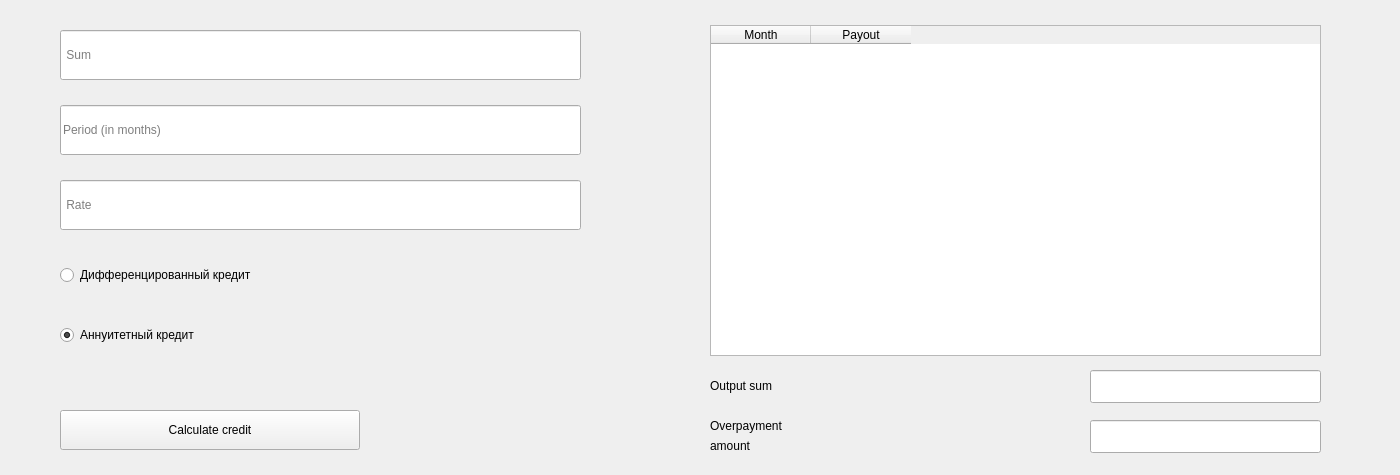
<?xml version="1.0" encoding="UTF-8"?>
<ui version="4.0">
 <class>FinanceCalculator</class>
 <widget class="QWidget" name="FinanceCalculator">
  <property name="geometry">
   <rect>
    <x>0</x>
    <y>0</y>
    <width>1400</width>
    <height>475</height>
   </rect>
  </property>
  <property name="windowTitle">
   <string>Form</string>
  </property>
  <widget class="QLabel" name="summ_6">
   <property name="geometry">
    <rect>
     <x>710</x>
     <y>370</y>
     <width>121</width>
     <height>31</height>
    </rect>
   </property>
   <property name="text">
    <string>Output sum</string>
   </property>
  </widget>
  <widget class="QLineEdit" name="input_period_credit">
   <property name="geometry">
    <rect>
     <x>60</x>
     <y>105</y>
     <width>521</width>
     <height>50</height>
    </rect>
   </property>
   <property name="placeholderText">
    <string>Period (in months)</string>
   </property>
  </widget>
  <widget class="QRadioButton" name="radioButton_a">
   <property name="geometry">
    <rect>
     <x>60</x>
     <y>325</y>
     <width>156</width>
     <height>20</height>
    </rect>
   </property>
   <property name="text">
    <string>Аннуитетный кредит</string>
   </property>
   <property name="checked">
    <bool>true</bool>
   </property>
  </widget>
  <widget class="QRadioButton" name="radioButton_d">
   <property name="geometry">
    <rect>
     <x>60</x>
     <y>265</y>
     <width>217</width>
     <height>20</height>
    </rect>
   </property>
   <property name="text">
    <string>Дифференцированный кредит</string>
   </property>
  </widget>
  <widget class="QLineEdit" name="output_overpayment_credit">
   <property name="enabled">
    <bool>true</bool>
   </property>
   <property name="geometry">
    <rect>
     <x>1090</x>
     <y>420</y>
     <width>231</width>
     <height>33</height>
    </rect>
   </property>
   <property name="frame">
    <bool>true</bool>
   </property>
   <property name="dragEnabled">
    <bool>false</bool>
   </property>
   <property name="readOnly">
    <bool>true</bool>
   </property>
  </widget>
  <widget class="QLineEdit" name="output_sum_credit">
   <property name="enabled">
    <bool>true</bool>
   </property>
   <property name="geometry">
    <rect>
     <x>1090</x>
     <y>370</y>
     <width>231</width>
     <height>33</height>
    </rect>
   </property>
   <property name="frame">
    <bool>true</bool>
   </property>
   <property name="dragEnabled">
    <bool>false</bool>
   </property>
   <property name="readOnly">
    <bool>true</bool>
   </property>
  </widget>
  <widget class="QPushButton" name="calculate_credit">
   <property name="geometry">
    <rect>
     <x>60</x>
     <y>410</y>
     <width>300</width>
     <height>40</height>
    </rect>
   </property>
   <property name="text">
    <string>Calculate credit</string>
   </property>
  </widget>
  <widget class="QTableWidget" name="month_table">
   <property name="geometry">
    <rect>
     <x>710</x>
     <y>25</y>
     <width>611</width>
     <height>331</height>
    </rect>
   </property>
   <property name="baseSize">
    <size>
     <width>2</width>
     <height>0</height>
    </size>
   </property>
   <property name="autoFillBackground">
    <bool>false</bool>
   </property>
   <property name="editTriggers">
    <set>QAbstractItemView::NoEditTriggers</set>
   </property>
   <column>
    <property name="text">
     <string>Month</string>
    </property>
   </column>
   <column>
    <property name="text">
     <string>Payout</string>
    </property>
   </column>
  </widget>
  <widget class="QLineEdit" name="input_rate_credit">
   <property name="enabled">
    <bool>true</bool>
   </property>
   <property name="geometry">
    <rect>
     <x>60</x>
     <y>180</y>
     <width>521</width>
     <height>50</height>
    </rect>
   </property>
   <property name="frame">
    <bool>true</bool>
   </property>
   <property name="dragEnabled">
    <bool>false</bool>
   </property>
   <property name="readOnly">
    <bool>false</bool>
   </property>
   <property name="placeholderText">
    <string> Rate</string>
   </property>
  </widget>
  <widget class="QLineEdit" name="input_sum_credit">
   <property name="geometry">
    <rect>
     <x>60</x>
     <y>30</y>
     <width>521</width>
     <height>50</height>
    </rect>
   </property>
   <property name="text">
    <string/>
   </property>
   <property name="placeholderText">
    <string> Sum</string>
   </property>
  </widget>
  <widget class="QLabel" name="summ_10">
   <property name="geometry">
    <rect>
     <x>710</x>
     <y>410</y>
     <width>121</width>
     <height>31</height>
    </rect>
   </property>
   <property name="text">
    <string>Overpayment</string>
   </property>
  </widget>
  <widget class="QLabel" name="summ_11">
   <property name="geometry">
    <rect>
     <x>710</x>
     <y>430</y>
     <width>121</width>
     <height>31</height>
    </rect>
   </property>
   <property name="text">
    <string>amount</string>
   </property>
  </widget>
 </widget>
 <resources/>
 <connections/>
</ui>
